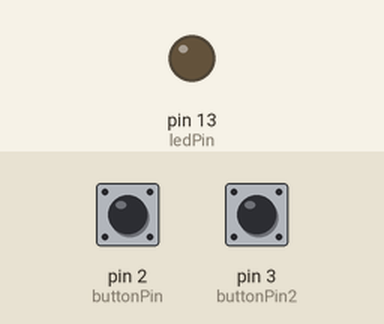
A sketch run on a simulated Arduino Uno, built with avr-gcc and run on an emulated ATmega328P. On the bench: output pins drawn as LEDs (lit = HIGH). The test bench sets the inputs (shaded band); at power-on: pin 2 (buttonPin) LOW, pin 3 (buttonPin2) LOW. What the sketch prints to the serial monitor is not drawn.

Above: at 1.2 s.
1.3 s: pin 2 (buttonPin) pulled HIGH for 0.15 s
At 2.6 s:
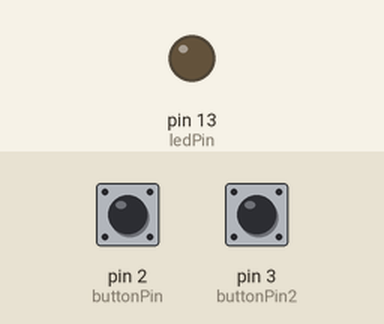
3.0 s: pin 3 (buttonPin2) pulled HIGH for 0.15 s
At 3.1 s:
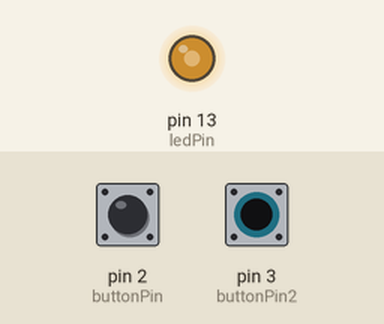
4.6 s: pin 3 (buttonPin2) pulled HIGH for 1 s
At 5.9 s:
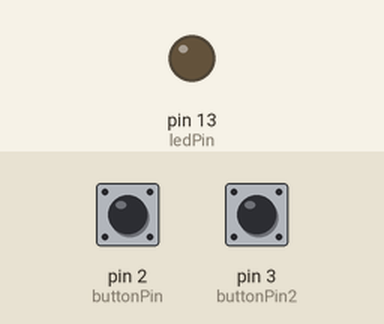
7.1 s: pin 3 (buttonPin2) pulled HIGH for 3.2 s
At 8.3 s:
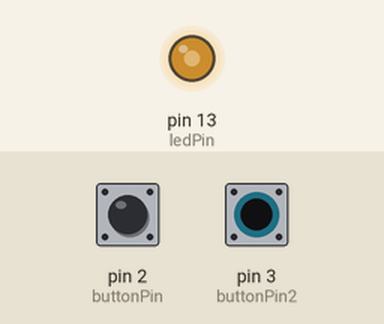
11.8 s: pin 2 (buttonPin) pulled HIGH for 3.2 s
At 15.5 s:
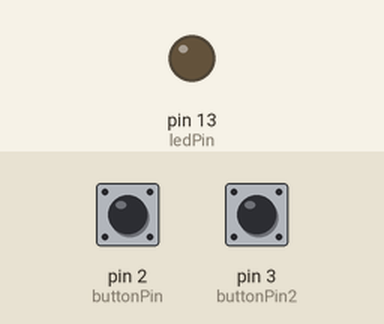
Timing chart, 0 to 17.0 s (numbered marks = the images above; inputs shaded):
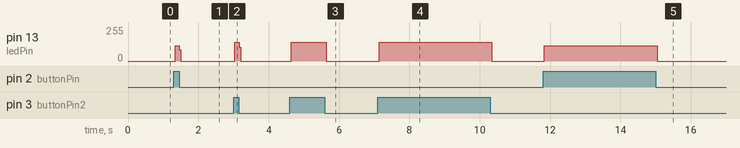

Measured:
- after the input at 1.3 s, pin 13 (ledPin): 0/255 → 114/255 at once, → 0/255 0.12 s later
- after the input at 3.0 s, pin 13 (ledPin): 0/255 → 141/255 at once, → 0/255 0.12 s later
- after the input at 4.6 s, pin 13 (ledPin): 0/255 → 140/255 at once, → 0/255 1.0 s later
- after the input at 7.1 s, pin 13 (ledPin): 0/255 → 140/255 at once, → 0/255 3.2 s later
- after the input at 11.8 s, pin 13 (ledPin): 0/255 → 114/255 at once, → 0/255 3.2 s later

The sketch:

ButtonPrueba.ino
```cpp
const int buttonPin = 2;
const int buttonPin2 = 3;
const int ledPin =  13;
boolean cambio = false;
int buttonState = 0;
int buttonState2 = 0;
int x, y;
int nuevo = 3;
int nuevo2 = 6;

void setup() {
  pinMode(ledPin, OUTPUT);
  pinMode(buttonPin, INPUT);
  pinMode(buttonPin2, INPUT);
  Serial.begin(9600) ;
}

void loop() {
  buttonState = digitalRead(buttonPin);
  if (buttonState == HIGH)
    {
    digitalWrite(ledPin, HIGH);
    x = 1;
    interfaz();
    }
  else
    {
    digitalWrite(ledPin, LOW);
    x = 0;
    interfaz();
    }


  buttonState2 = digitalRead(buttonPin2);
  if (buttonState2 == HIGH)
    {
    digitalWrite(ledPin, HIGH);
    y = 2;
    interfaz();
    }
  else
    {
    digitalWrite(ledPin, LOW);
    y = 3;
    interfaz();
    }


}

void interfaz()
  {

//  if(x != nuevo )
//      {
//      //Serial.print(" ");
//      Serial.print(x);
//      }
//   nuevo = x;
//
//   if(y != nuevo2 )
//      {
//      //Serial.print(" ");
//      Serial.print(y);
//      }
//   nuevo2 = y;

  if(x != nuevo || y != nuevo2  )
      {
      Serial.print(x);
      Serial.print(y);
      }
   nuevo = x;
   nuevo2 = y;

  }
```
